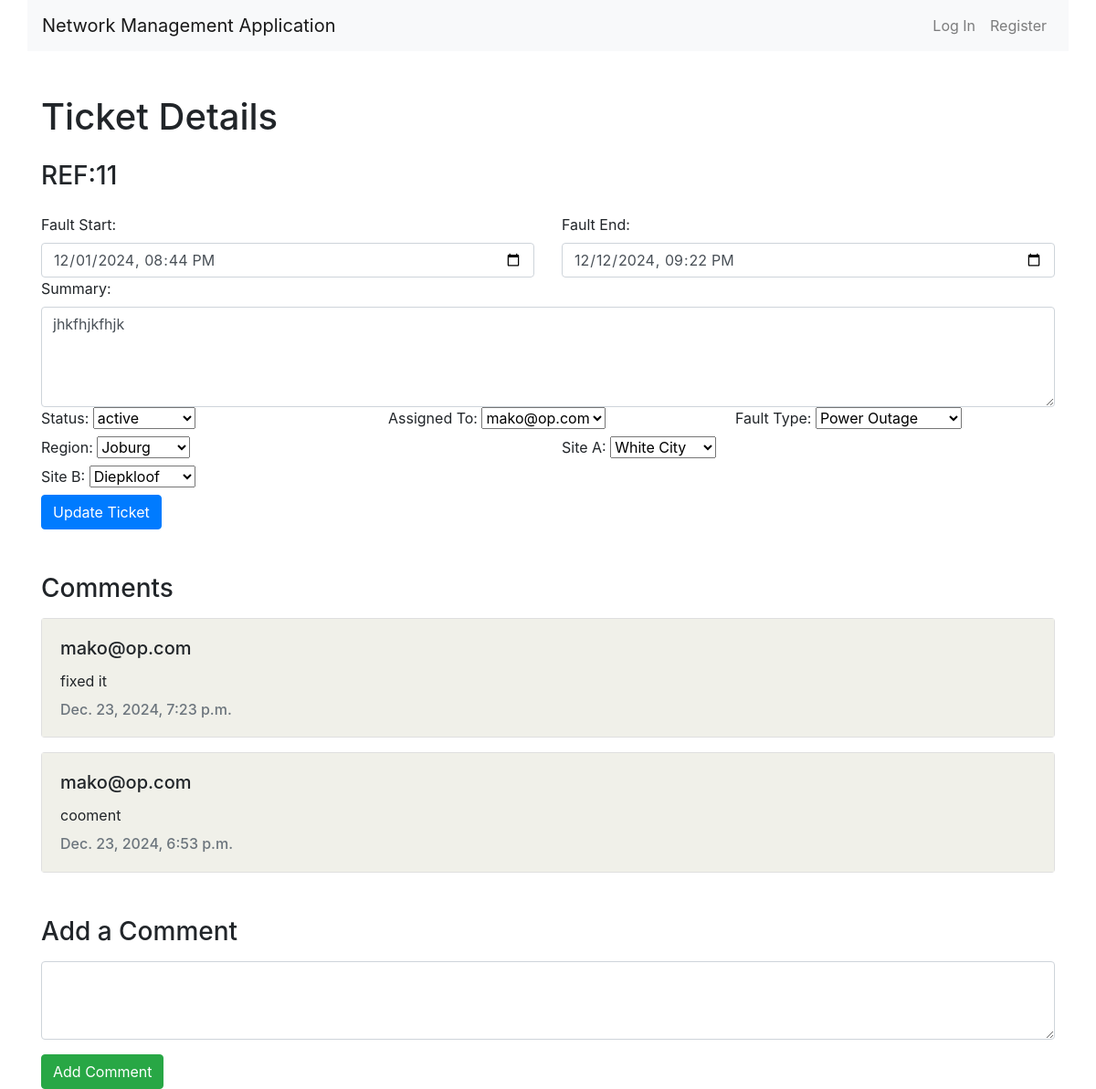
The page /tickets/11/details/ on the database as committed earlier.
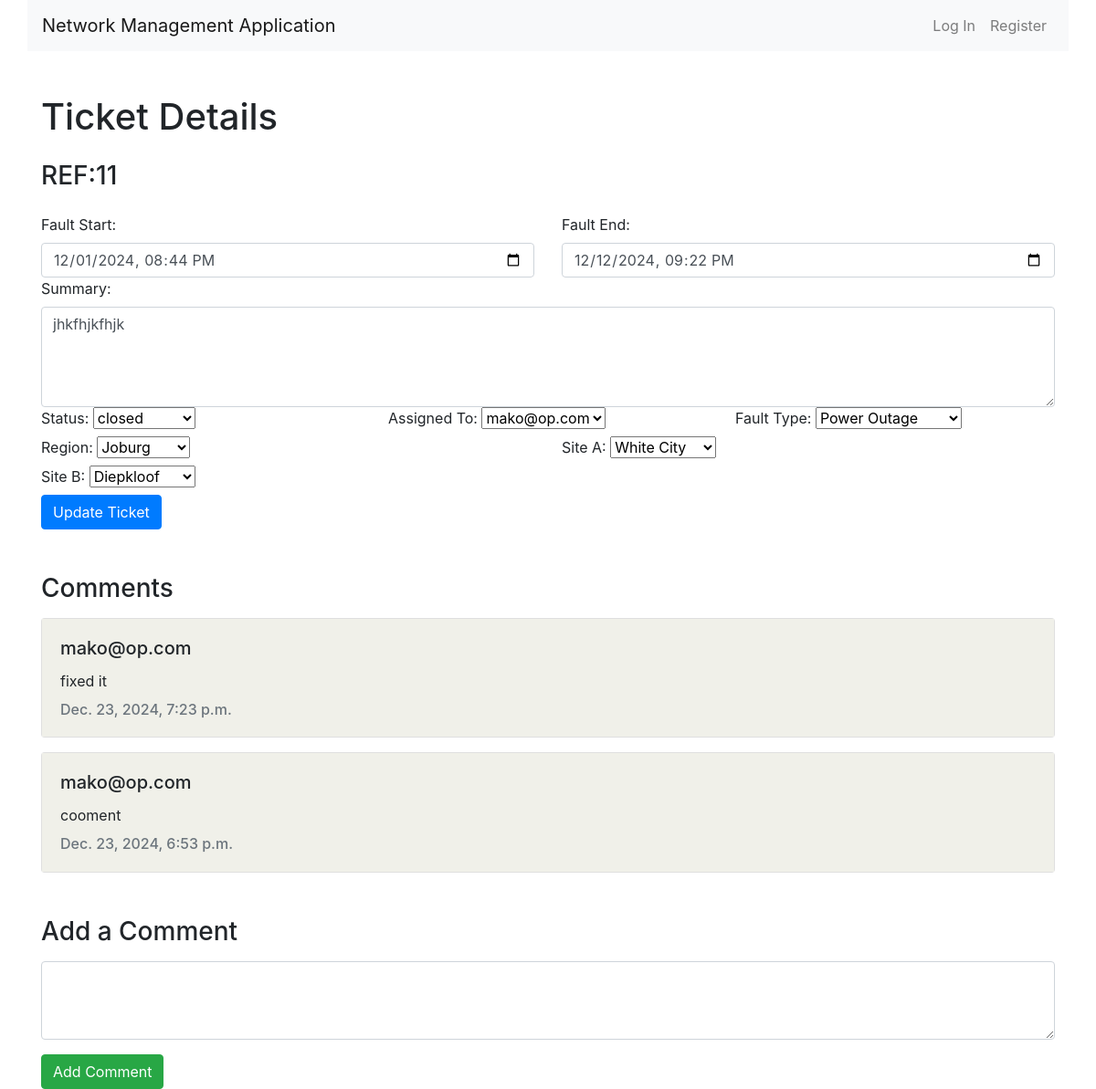
The same page on the database as committed later.
### nms/models.py (models this page shows, shortened)
class Ticket(models.Model):
    fault_start = models.CharField(max_length=255, null=True, blank=True)
    fault_end = models.CharField(max_length=255, null=True, blank=True)
    summary = models.TextField(null=True, blank=True)
    status = models.ForeignKey('TicketStatus', on_delete=models.CASCADE, related_name='tickets', default=1)
    created_at = models.DateTimeField(auto_now_add=True)
    assigned_to = models.ForeignKey(User, on_delete=models.CASCADE, related_name='tickets', null=True, blank=True)
    fault_type = models.ForeignKey(FaultType, on_delete=models.CASCADE, related_name='tickets', null=True, blank=True)
    region = models.ForeignKey(Region, on_delete=models.CASCADE, related_name='tickets', null=True, blank=True)
    site_A = models.ForeignKey(Site, on_delete=models.CASCADE, related_name='site_A_tickets', null=True, blank=True)
    site_B = models.ForeignKey(Site, on_delete=models.CASCADE, related_name='site_B_tickets', null=True, blank=True)

class TicketStatus(models.Model):
    name = models.CharField(max_length=50, unique=True)

class User(AbstractUser):
    ROLES = (
        ('noc', 'NOC Staff'),
        ('technician', 'Technician'),
        ('manager', 'Manager'),
        ('client', 'Client')
    )
    role = models.CharField(max_length=50, choices=ROLES, default='client')

class FaultType(models.Model):
    name = models.CharField(max_length=100, unique=True)

class Region(models.Model):
    name = models.CharField(max_length=100, unique=True)

class Site(models.Model):
    name = models.CharField(max_length=100, unique=True)
    region = models.ForeignKey(Region, on_delete=models.CASCADE, related_name='sites')

### nms/views.py (the view)
# urls.py: path('tickets/<int:ticket_id>/details/', views.view_ticket, name='view_ticket'),
def view_ticket(request, ticket_id):
    ticket = get_object_or_404(Ticket, id=ticket_id)
    comments = ticket.comments.select_related('user').order_by('-created_date')
    statuses = TicketStatus.objects.all()
    fault_types = FaultType.objects.all()
    regions = Region.objects.all()
    sites = Site.objects.all()
    users = User.objects.all()
    return render(request, 'nms/view_ticket.html', {
        'ticket': ticket,
        'statuses': statuses,
        'fault_types': fault_types,
        'regions': regions,
        'sites': sites,
        'users': users,
        'comments': comments
    })

### nms/templates/nms/view_ticket.html (shortened to what the changed rows need)
{% extends "nms/layout.html" %}
{% block body %}
<div class="container mt-5">
    <h1 class="mb-4">Ticket Details</h1>
    <h3 class="mb-4">REF:{{ ticket.id }}</h3>
    <form id="edit-ticket-form" class="row g-3" action="{% url 'update_ticket' ticket.id %}">
        <div class="col-md-6">
            <label for="fault_start" class="form-label">Fault Start:</label>
            <input type="datetime-local" class="form-control" id="fault_start" name="fault_start" value="{{ ticket.fault_start }}">
        </div>
        <div class="col-md-6">
            <label for="fault_end" class="form-label">Fault End:</label>
            <input type="datetime-local" class="form-control" id="fault_end" name="fault_end" value="{{ ticket.fault_end }}">
        </div>
        <div class="col-12">
            <label for="summary" class="form-label">Summary:</label>
            <textarea class="form-control" id="summary" name="summary" rows="4">{{ ticket.summary }}</textarea>
        </div>
        <div class="col-md-4">
            <label for="status" class="form-label">Status:</label>
            <select class="form-select" id="status" name="status">
                {% for status in statuses %}
                <option value="{{ status.id }}" {% if ticket.status.id == status.id %}selected{% endif %}>
                    {{ status.name }}
                </option>
                {% endfor %}
            </select>
        </div>
        <div class="col-md-4">
            <label for="assigned_to" class="form-label">Assigned To:</label>
            <select class="form-select" id="assigned_to" name="assigned_to">
                {% for user in users %}
                <option value="{{ user.id }}" {% if ticket.assigned_to.id == user.id %}selected{% endif %}>
                    {{ user.username }}
                </option>
                {% endfor %}
            </select>
        </div>
        <div class="col-md-4">
            <label for="fault_type" class="form-label">Fault Type:</label>
            <select class="form-select" id="fault_type" name="fault_type">
                {% for fault_type in fault_types %}
                <option value="{{ fault_type.id }}" {% if ticket.fault_type.id == fault_type.id %}selected{% endif %}>
                    {{ fault_type.name }}
                </option>
                {% endfor %}
            </select>
        </div>
        <div class="col-md-6">
            <label for="region" class="form-label">Region:</label>
            <select class="form-select" id="region" name="region">
                {% for region in regions %}
                <option value="{{ region.id }}" {% if ticket.region.id == region.id %}selected{% endif %}>
                    {{ region.name }}
                </option>
                {% endfor %}
            </select>
        </div>
        <div class="col-md-6">
            <label for="site_A" class="form-label">Site A:</label>
            <select class="form-select" id="site_A" name="site_A">
                {% for site in sites %}
                <option value="{{ site.id }}" {% if ticket.site_A.id == site.id %}selected{% endif %}>
                    {{ site.name }}
                </option>
                {% endfor %}
            </select>
        </div>
        <div class="col-md-6">
            <label for="site_B" class="form-label">Site B:</label>
            <select class="form-select" id="site_B" name="site_B">
                {% for site in sites %}
                <option value="{{ site.id }}" {% if ticket.site_B.id == site.id %}selected{% endif %}>
                    {{ site.name }}
                </option>
                {% endfor %}
            </select>
        </div>
        <div class="col-12">
        </div>
    </form>
    <h3 class="mt-5">Comments</h3>
    <div id="comments-section" class="mt-3">
        {% for comment in comments %}
        <div class="card mb-3">
        </div>
        {% empty %}
        <p>No comments yet.</p>
        {% endfor %}
    </div>
    <h3 class="mt-5">Add a Comment</h3>
    <form method="POST" action="{% url 'add_comment' ticket.id %}" class="mt-3">
        <textarea class="form-control mb-3" name="content" rows="3" required></textarea>
        <button type="submit" class="btn btn-success">Add Comment</button>
    </form>
</div>
{% endblock %}

Rows that differ between the two databases and show on the page:
changed Ticket "jhkfhjkfhjk": status "active" → "closed"
